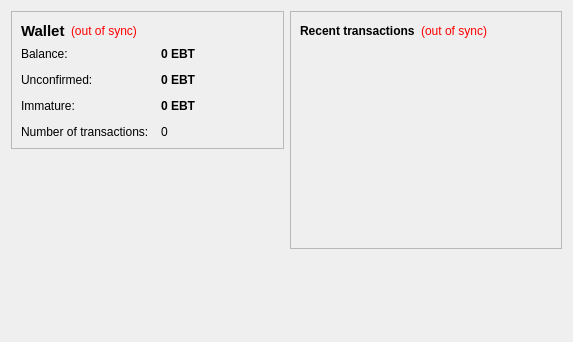
<?xml version="1.0" encoding="UTF-8"?>
<ui version="4.0">
 <class>OverviewPage</class>
 <widget class="QWidget" name="OverviewPage">
  <property name="geometry">
   <rect>
    <x>0</x>
    <y>0</y>
    <width>573</width>
    <height>342</height>
   </rect>
  </property>
  <property name="windowTitle">
   <string>Form</string>
  </property>
  <layout class="QHBoxLayout" name="horizontalLayout" stretch="1,1">
   <item>
    <layout class="QVBoxLayout" name="verticalLayout_2">
     <item>
      <widget class="QFrame" name="frame">
       <property name="frameShape">
        <enum>QFrame::StyledPanel</enum>
       </property>
       <property name="frameShadow">
        <enum>QFrame::Raised</enum>
       </property>
       <layout class="QVBoxLayout" name="verticalLayout_4">
        <item>
         <layout class="QHBoxLayout" name="horizontalLayout_4">
          <item>
           <widget class="QLabel" name="label_5">
            <property name="font">
             <font>
              <pointsize>11</pointsize>
              <weight>75</weight>
              <bold>true</bold>
             </font>
            </property>
            <property name="text">
             <string>Wallet</string>
            </property>
           </widget>
          </item>
          <item>
           <widget class="QLabel" name="labelWalletStatus">
            <property name="toolTip">
             <string>The displayed information may be out of date. Your wallet automatically synchronizes with the Foodstamps network after a connection is established, but this process has not completed yet.</string>
            </property>
            <property name="styleSheet">
             <string notr="true">QLabel { color: red; }</string>
            </property>
            <property name="text">
             <string notr="true">(out of sync)</string>
            </property>
            <property name="alignment">
             <set>Qt::AlignLeading|Qt::AlignLeft|Qt::AlignVCenter</set>
            </property>
           </widget>
          </item>
          <item>
           <spacer name="horizontalSpacer_2">
            <property name="orientation">
             <enum>Qt::Horizontal</enum>
            </property>
            <property name="sizeHint" stdset="0">
             <size>
              <width>40</width>
              <height>20</height>
             </size>
            </property>
           </spacer>
          </item>
         </layout>
        </item>
        <item>
         <layout class="QFormLayout" name="formLayout_2">
          <property name="fieldGrowthPolicy">
           <enum>QFormLayout::AllNonFixedFieldsGrow</enum>
          </property>
          <property name="horizontalSpacing">
           <number>12</number>
          </property>
          <property name="verticalSpacing">
           <number>12</number>
          </property>
          <item row="0" column="0">
           <widget class="QLabel" name="label">
            <property name="text">
             <string>Balance:</string>
            </property>
           </widget>
          </item>
          <item row="0" column="1">
           <widget class="QLabel" name="labelBalance">
            <property name="font">
             <font>
              <weight>75</weight>
              <bold>true</bold>
             </font>
            </property>
            <property name="cursor">
             <cursorShape>IBeamCursor</cursorShape>
            </property>
            <property name="toolTip">
             <string>Your current balance</string>
            </property>
            <property name="text">
             <string notr="true">0 EBT</string>
            </property>
            <property name="textInteractionFlags">
             <set>Qt::LinksAccessibleByMouse|Qt::TextSelectableByKeyboard|Qt::TextSelectableByMouse</set>
            </property>
           </widget>
          </item>
          <item row="1" column="0">
           <widget class="QLabel" name="label_3">
            <property name="text">
             <string>Unconfirmed:</string>
            </property>
           </widget>
          </item>
          <item row="1" column="1">
           <widget class="QLabel" name="labelUnconfirmed">
            <property name="font">
             <font>
              <weight>75</weight>
              <bold>true</bold>
             </font>
            </property>
            <property name="cursor">
             <cursorShape>IBeamCursor</cursorShape>
            </property>
            <property name="toolTip">
             <string>Total of transactions that have yet to be confirmed, and do not yet count toward the current balance</string>
            </property>
            <property name="text">
             <string notr="true">0 EBT</string>
            </property>
            <property name="textInteractionFlags">
             <set>Qt::LinksAccessibleByMouse|Qt::TextSelectableByKeyboard|Qt::TextSelectableByMouse</set>
            </property>
           </widget>
          </item>
          <item row="3" column="0">
           <widget class="QLabel" name="label_2">
            <property name="text">
             <string>Number of transactions:</string>
            </property>
           </widget>
          </item>
          <item row="3" column="1">
           <widget class="QLabel" name="labelNumTransactions">
            <property name="toolTip">
             <string>Total number of transactions in wallet</string>
            </property>
            <property name="text">
             <string notr="true">0</string>
            </property>
           </widget>
          </item>
          <item row="2" column="0">
           <widget class="QLabel" name="labelImmatureText">
            <property name="text">
             <string>Immature:</string>
            </property>
           </widget>
          </item>
          <item row="2" column="1">
           <widget class="QLabel" name="labelImmature">
            <property name="font">
             <font>
              <weight>75</weight>
              <bold>true</bold>
             </font>
            </property>
            <property name="toolTip">
             <string>Mined balance that has not yet matured</string>
            </property>
            <property name="text">
             <string notr="true">0 EBT</string>
            </property>
            <property name="textInteractionFlags">
             <set>Qt::LinksAccessibleByMouse|Qt::TextSelectableByKeyboard|Qt::TextSelectableByMouse</set>
            </property>
           </widget>
          </item>
         </layout>
        </item>
       </layout>
      </widget>
     </item>
     <item>
      <spacer name="verticalSpacer">
       <property name="orientation">
        <enum>Qt::Vertical</enum>
       </property>
       <property name="sizeHint" stdset="0">
        <size>
         <width>20</width>
         <height>40</height>
        </size>
       </property>
      </spacer>
     </item>
    </layout>
   </item>
   <item>
    <layout class="QVBoxLayout" name="verticalLayout_3">
     <item>
      <widget class="QFrame" name="frame_2">
       <property name="frameShape">
        <enum>QFrame::StyledPanel</enum>
       </property>
       <property name="frameShadow">
        <enum>QFrame::Raised</enum>
       </property>
       <layout class="QVBoxLayout" name="verticalLayout">
        <item>
         <layout class="QHBoxLayout" name="horizontalLayout_2">
          <item>
           <widget class="QLabel" name="label_4">
            <property name="text">
             <string>&lt;b&gt;Recent transactions&lt;/b&gt;</string>
            </property>
           </widget>
          </item>
          <item>
           <widget class="QLabel" name="labelTransactionsStatus">
            <property name="toolTip">
             <string>The displayed information may be out of date. Your wallet automatically synchronizes with the Foodstamps network after a connection is established, but this process has not completed yet.</string>
            </property>
            <property name="styleSheet">
             <string notr="true">QLabel { color: red; }</string>
            </property>
            <property name="text">
             <string notr="true">(out of sync)</string>
            </property>
            <property name="alignment">
             <set>Qt::AlignRight|Qt::AlignTrailing|Qt::AlignVCenter</set>
            </property>
           </widget>
          </item>
          <item>
           <spacer name="horizontalSpacer">
            <property name="orientation">
             <enum>Qt::Horizontal</enum>
            </property>
            <property name="sizeHint" stdset="0">
             <size>
              <width>40</width>
              <height>20</height>
             </size>
            </property>
           </spacer>
          </item>
         </layout>
        </item>
        <item>
         <widget class="QListView" name="listTransactions">
          <property name="styleSheet">
           <string notr="true">QListView { background: transparent; }</string>
          </property>
          <property name="frameShape">
           <enum>QFrame::NoFrame</enum>
          </property>
          <property name="verticalScrollBarPolicy">
           <enum>Qt::ScrollBarAlwaysOff</enum>
          </property>
          <property name="horizontalScrollBarPolicy">
           <enum>Qt::ScrollBarAlwaysOff</enum>
          </property>
          <property name="selectionMode">
           <enum>QAbstractItemView::NoSelection</enum>
          </property>
         </widget>
        </item>
       </layout>
      </widget>
     </item>
     <item>
      <spacer name="verticalSpacer_2">
       <property name="orientation">
        <enum>Qt::Vertical</enum>
       </property>
       <property name="sizeHint" stdset="0">
        <size>
         <width>20</width>
         <height>40</height>
        </size>
       </property>
      </spacer>
     </item>
    </layout>
   </item>
  </layout>
 </widget>
 <resources/>
 <connections/>
</ui>
